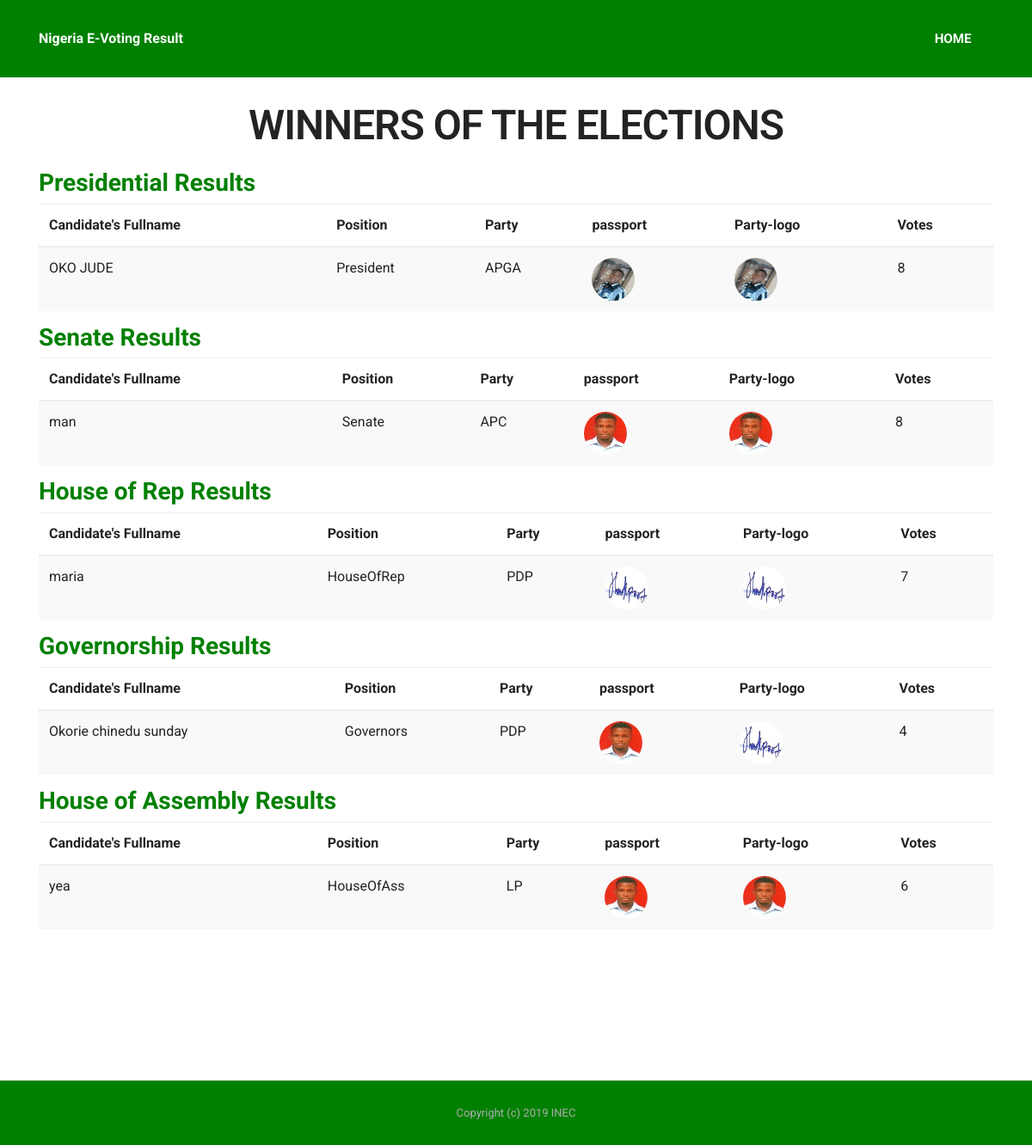
The app's page /winner.php with its own data.
### tables this page shows
CREATE TABLE `candidate` (
  `id` int(254) NOT NULL,
  `fullname` varchar(200) NOT NULL,
  `gender` varchar(100) NOT NULL,
  `lga` varchar(100) NOT NULL,
  `state_of_origin` varchar(50) NOT NULL,
  `party` varchar(50) NOT NULL,
  `post` varchar(50) NOT NULL,
  `passport` varchar(100) NOT NULL,
  `party_logo` varchar(100) NOT NULL,
  `vote` int(11) NOT NULL
);

### winner.php (the view, shortened to what this page needs)
<?php
include 'inc/header2.php';
?>
<section class="mbr-section mbr-after-navbar" id="form1-0" style="background-color: rgb(255, 255, 255); padding-top: 120px; padding-bottom: 120px;">
    <div class="mbr-section mbr-section__container mbr-section__container--middle">
        <div class="container">
            <div class="row">
                <div class="col-xs-12 text-xs-center">
                    <h5 class="mbr-section-title display-2">WINNERS OF THE ELECTIONS</h5>
            </div>
        </div>
    </div>
    <div class="mbr-section mbr-section-nopadding">
        <div class="container">
        <div class="row">
        <div class="col-md-12">
            <div class="panel panel-primary">
                <div class="panel-heading">
                    <h3 class="dec">Presidential Results</h3>
                </div>
                <div class="panel-body table-responsive">
                    <table class="table table-striped">
                        <thead>
                            <th>Candidate's Fullname</th>
                            <th>Position</th>
                            <th>Party</th>
                            <th>passport</th>
                            <th>Party-logo</th>
                            <th>Votes</th>
                        </thead>
                        <tbody>
                            <?php
                            $winner=mysql_query("SELECT president, count(president) c FROM votes
                            group by president
                            order by c desc
                            limit 1");
                              while ($row = mysql_fetch_array($winner)) {
                             $presidentw= $row['president'];
                            }
                            $president = mysql_query("SELECT * FROM candidate WHERE post = 'president' AND fullname='$presidentw'");
                                while ($row_president = mysql_fetch_array($president)) {
                            ?>
                            <tr>
                                <td><?php echo $row_president['fullname']?></td>
                                <td><?php echo $row_president['post']?></td>
                                <td><?php echo $row_president['party']?></td>
                                <td>  <img src="admin/uploads/<?php echo $row_president['passport']?>" class="img-responsive img-circle" width="50" height="50"> </td>
                                <td> <img src="admin/party_logos/<?php echo $row_president['party_logo']?>" class="img-responsive img-circle" width = "50" height="50"></td>
                                <?php
                                $fullname = $row_president['fullname'];
                                    $votes = mysql_query("SELECT * FROM votes WHERE president = '$fullname'");
                                    $tot_num_president_votes = mysql_num_rows($votes);
                                ?>
                                <td><?php echo $tot_num_president_votes ?></td>
                            </tr>
                            <?php } ?>
                        </tbody>
                    </table>
                </div>
            </div>
        </div>
        <div class="col-md-12">
            <div class="panel panel-primary">
                <div class="panel-heading">
                    <h3 class="dec">Senate Results</h3>
                </div>
                <div class="panel-body table-responsive">
                    <table class="table table-striped">
                        <thead>
                            <th>Candidate's Fullname</th>
                            <th>Position</th>
                            <th>Party</th>
                            <th>passport</th>
                            <th>Party-logo</th>
                            <th>Votes</th>
                        </thead>
                        <tbody>
                            <?php
                            $winner=mysql_query("SELECT senate, count(senate) c FROM votes
                            group by senate
                            order by c desc
                            limit 1");
                              while ($row = mysql_fetch_array($winner)) {
                             $senatew= $row['senate'];
                            }
                            $senate = mysql_query("SELECT * FROM candidate WHERE post = 'senate' AND fullname='$senatew' ");
                                while ($row_senate = mysql_fetch_array($senate)) {
                            ?>
                            <tr>
                                <td><?php echo $row_senate['fullname']?></td>
                                <td><?php echo $row_senate['post']?></td>
                                <td><?php echo $row_senate['party']?></td>
                                <td>  <img src="admin/uploads/<?php echo $row_senate['passport']?>" class="img-responsive img-circle" width="50" height="50"> </td>
<td> <img src="admin/party_logos/<?php echo $row_senate['party_logo']?>" class="img-responsive img-circle" width = "50" height="50"></td>
                                <?php
                                $fullname = $row_senate['fullname'];
                                    $votes = mysql_query("SELECT * FROM votes WHERE senate = '$fullname'");
                                    $tot_num_senate_votes = mysql_num_rows($votes);
                                ?>
                                <td><?php echo $tot_num_senate_votes ?></td>
                            </tr>
                            <?php } ?>
                        </tbody>
                    </table>
                </div>
            </div>
        </div>
        <div class="col-md-12">
            <div class="panel panel-primary">
                <div class="panel-heading">
                    <h3 class="dec">House of Rep Results</h3>
                </div>
                <div class="panel-body table-responsive">
                    <table class="table table-striped">
                        <thead>
                            <th>Candidate's Fullname</th>
                            <th>Position</th>
                            <th>Party</th>
                            <th>passport</th>
                            <th>Party-logo</th>
                            <th>Votes</th>
                        </thead>
                        <tbody>
                            <?php
                            $winner=mysql_query("SELECT HouseOfRep, count(HouseOfRep) c FROM votes
                            group by HouseOfRep
                            order by c desc
                            limit 1");
                              while ($row = mysql_fetch_array($winner)) {
                             $HouseOfRepw= $row['HouseOfRep'];
                            }
                            $HouseOfRep = mysql_query("SELECT * FROM candidate WHERE post = 'HouseOfRep' AND fullname='$HouseOfRepw'");
                                while ($row_HouseOfRep = mysql_fetch_array($HouseOfRep)) {
                            ?>
                            <tr>
                                <td><?php echo $row_HouseOfRep['fullname']?></td>
                                <td><?php echo $row_HouseOfRep['post']?></td>
                                <td><?php echo $row_HouseOfRep['party']?></td>
                                <td>  <img src="admin/uploads/<?php echo $row_HouseOfRep['passport']?>" class="img-responsive img-circle" width="50" height="50"> </td>
<td> <img src="admin/party_logos/<?php echo $row_HouseOfRep['party_logo']?>" class="img-responsive img-circle" width = "50" height="50"></td>
                                <?php
                                $fullname = $row_HouseOfRep['fullname'];
                                    $votes = mysql_query("SELECT * FROM votes WHERE HouseOfRep = '$fullname'");
                                    $tot_num_HouseOfRep_votes = mysql_num_rows($votes);
                                ?>
                                <td><?php echo $tot_num_HouseOfRep_votes ?></td>
                            </tr>
                            <?php } ?>
                        </tbody>
                    </table>
                </div>
            </div>
        </div>
        <div class="col-md-12">
            <div class="panel panel-primary">
                <div class="panel-heading">
                    <h3 class="dec">Governorship Results</h3>
                </div>
                <div class="panel-body table-responsive">
                    <table class="table table-striped">
                        <thead>
                            <th>Candidate's Fullname</th>
                            <th>Position</th>
                            <th>Party</th>
                            <th>passport</th>
                            <th>Party-logo</th>
                            <th>Votes</th>
                        </thead>
                        <tbody>
                            <?php
                             $winner=mysql_query("SELECT governors, count(governors) c FROM votes
                             group by governors
                             order by c desc
                             limit 1");
                               while ($row = mysql_fetch_array($winner)) {
                              $governorsw= $row['governors'];
                             }
                            $Governors = mysql_query("SELECT * FROM candidate WHERE post = 'Governors' and fullname='$governorsw'");
                                while ($row_Governors = mysql_fetch_array($Governors)) {
                            ?>
                            <tr>
                                <td><?php echo $row_Governors['fullname']?></td>
                                <td><?php echo $row_Governors['post']?></td>
                                <td><?php echo $row_Governors['party']?></td>
                                <td>  <img src="admin/uploads/<?php echo $row_Governors['passport']?>" class="img-responsive img-circle" width="50" height="50"> </td>
<td> <img src="admin/party_logos/<?php echo $row_Governors['party_logo']?>" class="img-responsive img-circle" width = "50" height="50"></td>
                                <?php
                                $fullname = $row_Governors['fullname'];
                                    $votes = mysql_query("SELECT * FROM votes WHERE governors = '$fullname'");
                                    $tot_num_Governors_votes = mysql_num_rows($votes);
                                ?>
                                <td><?php echo $tot_num_Governors_votes ?></td>
                            </tr>
                            <?php } ?>
                        </tbody>
                    </table>
                </div>
            </div>
        </div>
        <div class="col-md-12">
            <div class="panel panel-primary">
                <div class="panel-heading">
                    <h3 class="dec">House of Assembly Results</h3>
                </div>
                <div class="panel-body table-responsive">
                    <table class="table table-striped">
                        <thead>
                            <th>Candidate's Fullname</th>
                            <th>Position</th>
                            <th>Party</th>
                            <th>passport</th>
                            <th>Party-logo</th>
                            <th>Votes</th>
                        </thead>
                        <tbody>
                            <?php
                             $winner=mysql_query("SELECT HouseOfAss, count(HouseOfAss) c FROM votes
                             group by HouseOfAss
                             order by c desc
                             limit 1");
                               while ($row = mysql_fetch_array($winner)) {
                              $HouseOfAssw= $row['HouseOfAss'];
                             }
                            $HouseOfAss = mysql_query("SELECT * FROM candidate WHERE post = 'HouseOfAss' and fullname='$HouseOfAssw'");
                                while ($row_HouseOfAss = mysql_fetch_array($HouseOfAss)) {
                            ?>
                            <tr>
                                <td><?php echo $row_HouseOfAss['fullname']?></td>
                                <td><?php echo $row_HouseOfAss['post']?></td>
                                <td><?php echo $row_HouseOfAss['party']?></td>
                                <td>  <img src="admin/uploads/<?php echo $row_HouseOfAss['passport']?>" class="img-responsive img-circle" width="50" height="50"> </td>
<td> <img src="admin/party_logos/<?php echo $row_HouseOfAss['party_logo']?>" class="img-responsive img-circle" width = "50" height="50"></td>
                                <?php
                                $fullname = $row_HouseOfAss['fullname'];
                                    $votes = mysql_query("SELECT * FROM votes WHERE HouseOfAss = '$fullname'");
                                    $tot_num_HouseOfAss_votes = mysql_num_rows($votes);
                                ?>
                                <td><?php echo $tot_num_HouseOfAss_votes ?></td>
                            </tr>
                            <?php } ?>
                        </tbody>
                    </table>
                </div>
            </div>
        </div>
    </div>
    </div>
</section>
<?php
include 'inc/footer.php';
?>

### assets/theme/css/style.css (style rules this page uses)
.container { position: relative; }
.display-2 { font-size: 3rem; font-weight: 600; letter-spacing: -1px; margin-bottom: 1.5625rem; margin-top: 3.5rem; }
body { font-family: 'Raleway', sans-serif; color: #232323; }
h1, h2, h3, h4, h5, h6, .h1, .h2, .h3, .h4, .h5, .h6, .display-1, .display-2, .display-3, .display-4 { font-family: 'Montserrat', sans-serif; word-break: break-word; word-wrap: break-word; }
.mbr-section { position: relative; padding-top: 120px; padding-bottom: 120px; background-position: 50% 50%; background-repeat: no-repeat; background-size: cover; }
.mbr-section-title { margin-top: 0; }
.mbr-section__container--middle { padding-top: 0; padding-bottom: 40px; }
.mbr-section-nopadding { padding-top: 0; padding-bottom: 0; }

### assets/mobirise/css/mbr-additional.css (style rules this page uses)
body, input, textarea, .mbr-company .list-group-text { font-family: 'Roboto', sans-serif; }
.btn, .alert, h1, h2, h3, h4, h5, h6, .h1, .h2, .h3, .h4, .h5, .h6, .display-1, .display-2, .display-3, .display-4, .mbr-figure .mbr-figure-caption, .mbr-gallery-title, .mbr-map [data-state-details], .mbr-price { font-family: 'Roboto', sans-serif; }

### inc/header2.php (style rules this page uses)
.dec { color:green !important; font-weight:bold !important; }

### records on screen
candidate: fullname "OKO JUDE", post "President", party "APGA", passport (picture), party_logo (picture), tot_num_president_votes "8"
candidate: fullname "man", post "Senate", party "APC", passport (picture), party_logo (picture), tot_num_senate_votes "8"
candidate: fullname "maria", post "HouseOfRep", party "PDP", passport (picture), party_logo (picture), tot_num_HouseOfRep_votes "7"
candidate: fullname "Okorie chinedu sunday", post "Governors", party "PDP", passport (picture), party_logo (picture), tot_num_Governors_votes "4"
candidate: fullname "yea", post "HouseOfAss", party "LP", passport (picture), party_logo (picture), tot_num_HouseOfAss_votes "6"
